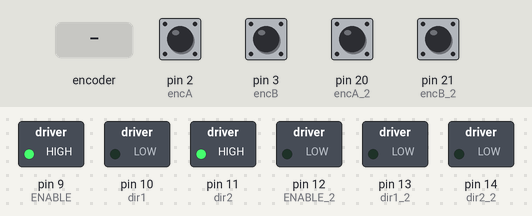
Simulated run of this sketch. Board: Arduino Mega 2560, built with avr-gcc and run on an emulated ATmega2560. Shown: switched loads named in the sketch (green lamp = pin HIGH). Dashed ring = blinking. The inputs (shaded band) are chosen by the test bench; at power-on: pin 2 (encA), pin 3 (encB), pin 20 (encA_2), pin 21 (encB_2) HIGH.

Above: at 1.2 s.
1.3 s: rotary encoder on pin 2 (encA) / pin 3 (encB) turned 1 step (first pin leading)
At 1.65 s:
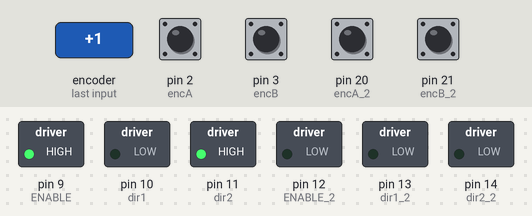
4.5 s: rotary encoder on pin 2 (encA) / pin 3 (encB) turned 2 steps (second pin leading)
At 4.81 s:
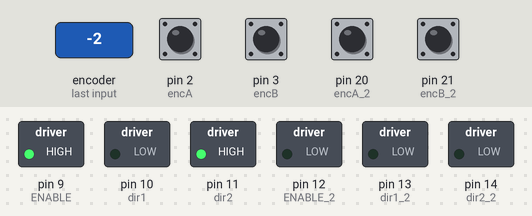
At 6.15 s:
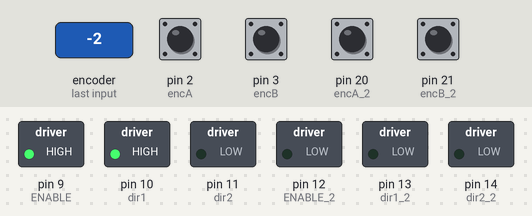
7.9 s: rotary encoder on pin 2 (encA) / pin 3 (encB) turned 3 steps (first pin leading)
Timing chart, 0 to 9.3 s (numbered marks = the images above; inputs shaded):
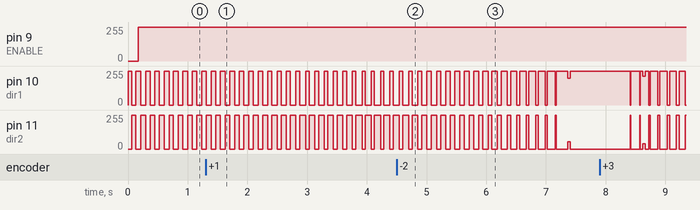

The sketch:

encoder_ISR.ino
```cpp
/*
*Quadrature Decoder
*uses Arduino MEGA 2560
*/
#include "Arduino.h"
#include <digitalWriteFast.h>

// Quadrature encoders
//Big Motor
#define EncInterruptA 0
#define EncInterruptB 1
#define encA 2    //interrupt pin
#define encB 3    //interrupt pin
#define LeftEncoderIsReversed
//Driver Pins
#define ENABLE  9
#define dir1    10
#define dir2    11

//Small Motor
#define EncInterruptA_2 4
#define EncInterruptB_2 5
#define encA_2 20    //interrupt pin
#define encB_2 21    //interrupt pin
#define LeftEncoderIsReversed_2
//Driver Pins
#define ENABLE_2  12
#define dir1_2    13
#define dir2_2    14

volatile bool encA_set = 0;
volatile bool encB_set = 0;
bool encA_prev = 0;
bool encB_prev = 0;
long enc_counts = 0;

volatile bool encA_set_2 = 0;
volatile bool encB_set_2 = 0;
bool encA_prev_2 = 0;
bool encB_prev_2 = 0;
long enc_counts_2 = 0;

// Mike's stuff

// BIG MOTOR
double desired_location = 0;            // step response input
int current_location;                     // feedback
double error;                             // error after subracting negative feedback
double PID_value;                         // PID value for input
int raw_PWM;                             // signed PWM
int PWM_mag;                              // just the magnitude
float error_decimal;                      // for adjusting gain of input to system

float Kp = 2.058;                         // Proportional gain, 0.211 (up to 0.9)
float Ki = 9.354;                         // Integrator gain, 0.170
float Kd = 0.111;                         // Derivative gain, 0.058*/

/*float Kp = 1;                             // only P
float Ki = 0;
float Kd = 0;*/

double integral = 0;                      // Integrator term
double derivative = 0;                    // Derivative term
double last_error = 0;                    // Used for saving last error to calculate derivative
long last_micros_integral = 0;            // microseconds since last loop of motor.ino integrator calculation
long last_micros_derivative = 0;          // microseconds sine last loop of motor.ino derivative calculation
int derivative_counter = 0;               // sets a delay so we can get somewhat of a real derivative

// SMALL MOTOR

double desired_location_2 = 80;            // step response input
int current_location_2;                     // feedback
double error_2;                             // error after subracting negative feedback
double PID_value_2;                         // PID value for input
long raw_PWM_2;                             // signed PWM
int PWM_mag_2;                              // just the magnitude
float error_decimal_2;                      // for adjusting gain of input to system

float Kp_2 = 0.9;                         // Proportional gain, 0.211 (up to 0.9)
float Ki_2 = 0.170;                         // Integrator gain, 0.170
float Kd_2 = 0.058;                         // Derivative gain, 0.058

/*float Kp_2 = 1;                             // only P
float Ki_2 = 0;
float Kd_2 = 0;  */

double integral_2 = 0;                      // Integrator term
double derivative_2 = 0;                    // Derivative term
double last_error_2 = 0;                    // Used for saving last error to calculate derivative
long last_micros_integral_2 = 0;            // microseconds since last loop of motor.ino integrator calculation
long last_micros_derivative_2 = 0;          // microseconds sine last loop of motor.ino derivative calculation
int derivative_counter_2 = 0;               // sets a delay so we can get somewhat of a real derivative


void setup()
{
  Serial.begin(9600);

  // Big encoders
  pinMode(encA, INPUT);                   // sets pin A as input
  digitalWrite(encA, LOW);                // turn on pulldown resistors
  pinMode(encB, INPUT);                   // sets pin B as input
  digitalWrite(encB, LOW);                // turn on pulldown resistors
  attachInterrupt(digitalPinToInterrupt(encA), ISR_A, CHANGE);
  attachInterrupt(digitalPinToInterrupt(encB), ISR_B, CHANGE);
  //Motor Pins Setup
  pinMode(ENABLE, OUTPUT);
  //setPWMFrequency(3, 2);
  pinMode(dir1, OUTPUT);
  pinMode(dir2, OUTPUT);

  pinMode(encA_2, INPUT);                   // sets pin A as input
  digitalWrite(encA_2, LOW);                // turn on pulldown resistors
  pinMode(encB_2, INPUT);                   // sets pin B as input
  digitalWrite(encB_2, LOW);                // turn on pulldown resistors
  attachInterrupt(digitalPinToInterrupt(encA_2), ISR_A_2, CHANGE);
  attachInterrupt(digitalPinToInterrupt(encB_2), ISR_B_2, CHANGE);
  //Motor Pins Setup
  pinMode(ENABLE_2, OUTPUT);
  //setPWMFrequency(3, 2);
  pinMode(dir1_2, OUTPUT);
  pinMode(dir2_2, OUTPUT);
}

void loop()
{
  runMotor();
}


// Interrupt service routines for the big motor's quadrature encoder
void ISR_A(){
  encB_set = digitalReadFast(encB);
  encA_set = digitalReadFast(encA);

  enc_counts+=ParseEncoder(encA_prev, encA_set, encB_prev, encB_set);

  encA_prev = encA_set;
  encB_prev = encB_set;
}

void ISR_B(){
  // Test transition;
  encB_set = digitalReadFast(encB);
  encA_set = digitalReadFast(encA);

  enc_counts+=ParseEncoder(encA_prev, encA_set, encB_prev, encB_set);

  encA_prev = encA_set;
  encB_prev = encB_set;
}

// Interrupt service routines for the small motor's quadrature encoder
void ISR_A_2(){
  encB_set_2 = digitalReadFast(encB_2);
  encA_set_2 = digitalReadFast(encA_2);

  enc_counts_2+=ParseEncoder(encA_prev_2, encA_set_2, encB_prev_2, encB_set_2);

  encA_prev_2 = encA_set_2;
  encB_prev_2 = encB_set_2;
}

void ISR_B_2(){
  // Test transition;
  encB_set_2 = digitalReadFast(encB_2);
  encA_set_2 = digitalReadFast(encA_2);

  enc_counts_2+=ParseEncoder(encA_prev_2, encA_set_2, encB_prev_2, encB_set_2);

  encA_prev_2 = encA_set_2;
  encB_prev_2 = encB_set_2;
}

//changed ParseEncoder to function passing parameters of prev and set values
//avoids two ParseEncoder function for each motor
int ParseEncoder(int Aprev, int Aset, int Bprev, int Bset){
  if(Aprev && Bprev){
    if(!Aset && Bset) return 1;
    if(Aset && !Bset) return -1;
  }else if(!Aprev && Bprev){
    if(!Aset && !Bset) return 1;
    if(Aset && Bset) return -1;
  }else if(!Aprev && !Bprev){
    if(Aset && !Bset) return 1;
    if(!Aset && Bset) return -1;
  }else if(Aprev && !Bprev){
    if(Aset && Bset) return 1;
    if(!Aset && !Bset) return -1;
  }
}
```

runMotor.ino
```cpp
void runMotor(){

    desired_location = 20*sin(40*millis()/1000.0);                                        // sine wave input -- just set whole thing to 80 for a step!

    error = desired_location - enc_counts;

    // *****   PID   *****
        integral += error*((micros()-last_micros_integral)*0.000001);                      // accumulate ongoing error
          last_micros_integral = micros();
        if (derivative_counter == 20){
          derivative = (error - last_error)/(((micros()-last_micros_derivative)*0.000001));    // difference in current error minus the last error
          last_micros_derivative = micros();
          last_error = error;                                                                // update last error to current error
          derivative_counter = 0;
        }
        derivative_counter++;
        PID_value = (Kp * error) + (Ki * integral) + (Kd * derivative);                    // updating variable "error" using PID values
    // ***** END PID *****

    error_decimal = abs(PID_value)/100;
    raw_PWM =  error_decimal*205+50;                                                          // PWM is scaled by the error, maxing out at 100 slots
    if (raw_PWM > 255)
      raw_PWM = 255;


      //Serial.print(millis());
      //Serial.print("\t");
      //Serial.println(enc_counts);

    analogWrite(ENABLE, raw_PWM);

    if (PID_value >= 0) {
      digitalWrite(dir1, HIGH);
      digitalWrite(dir2, LOW);
    }
    else {
      digitalWrite(dir1, LOW);
      digitalWrite(dir2, HIGH);
    }


    // SMALL MOTOR
    /*


    //desired_location_2 = 20*sin(40*millis()/1000.0);                                        // sine wave input -- just set whole thing to 80 for a step!

        error_2 = desired_location_2 - enc_counts_2;

        // *****   PID   *****
            integral_2 += error_2*((micros()-last_micros_integral_2)*0.000001);                      // accumulate ongoing error
              last_micros_integral_2 = micros();
            if (derivative_counter_2 == 60){
              derivative_2 = (error_2 - last_error_2)/(((micros()-last_micros_derivative_2)*0.000001));    // difference in current error minus the last error
              last_micros_derivative_2 = micros();
              last_error_2 = error_2;                                                                // update last error to current error
              derivative_counter_2 = 0;
            }
            derivative_counter_2++;
            PID_value_2 = (Kp_2 * error_2) + (Ki_2 * integral_2) + (Kd_2 * derivative_2);                    // updating variable "error" using PID values
        // ***** END PID *****

        error_decimal_2 = abs(PID_value_2)/100;
        raw_PWM_2 =  error_decimal_2*226+29;                                                          // PWM is scaled by the error, maxing out at 100 slots
        if (raw_PWM_2 > 255)
          raw_PWM_2 = 255;

          //Serial.print(millis());
          //Serial.print("\t");
          //Serial.println(enc_counts_2);

        analogWrite(ENABLE_2, raw_PWM_2);

        if (PID_value_2 >= 0) {
          digitalWrite(dir1_2, HIGH);
          digitalWrite(dir2_2, LOW);
        }
        else {
          digitalWrite(dir1_2, LOW);
          digitalWrite(dir2_2, HIGH);
        }
    */
        //if(millis() > 2000)
          //Serial.end();           // ends display for easy copying after 7 seconds
}
```

Measured:
- after the input at 1.3 s, pin 9 (ENABLE): stays 255/255 (without the input it goes to 101/255 after 1.2 s)
- after the input at 4.5 s, pin 9 (ENABLE): stays 255/255 (without the input it goes to 75/255 after 1.6 s)
